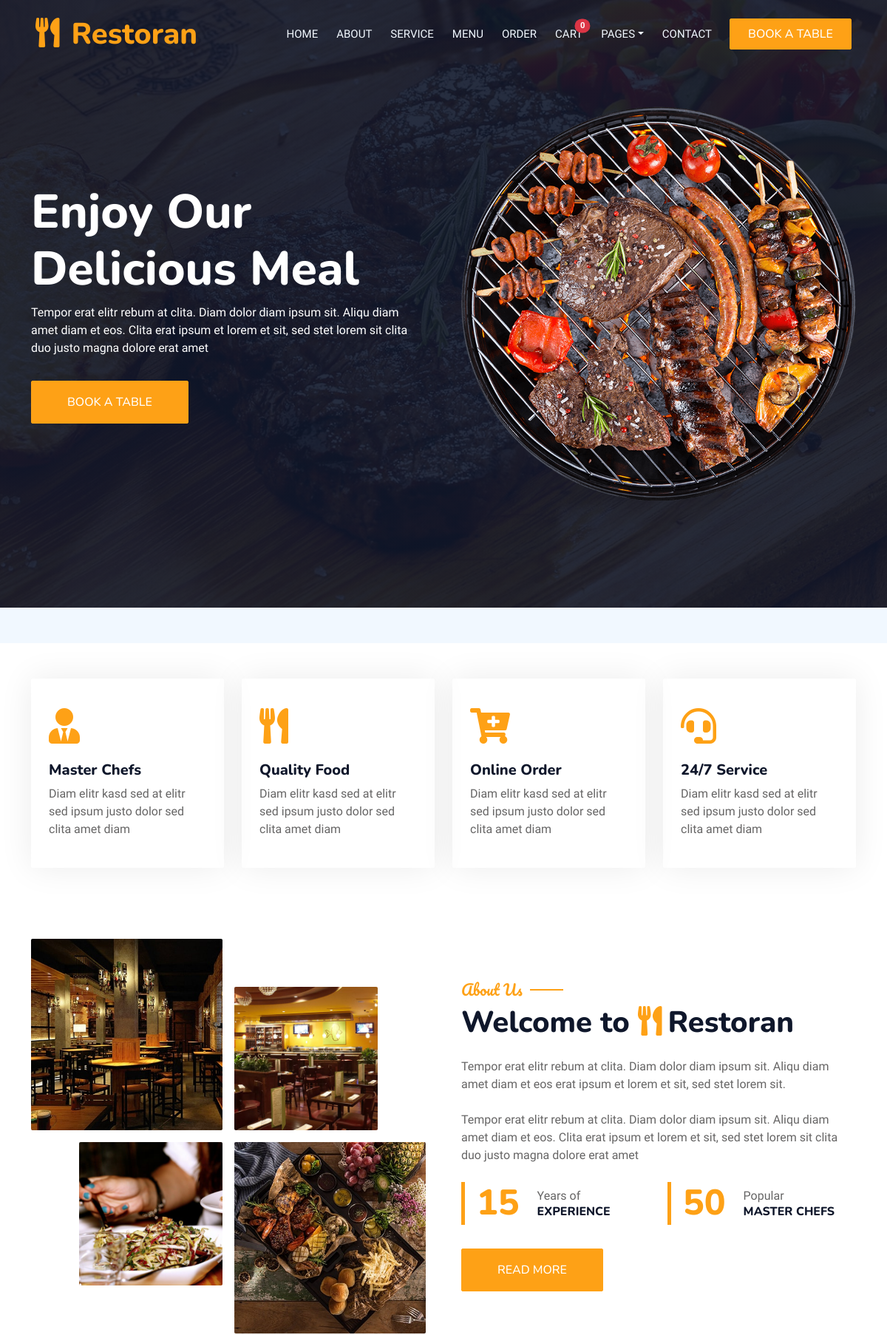
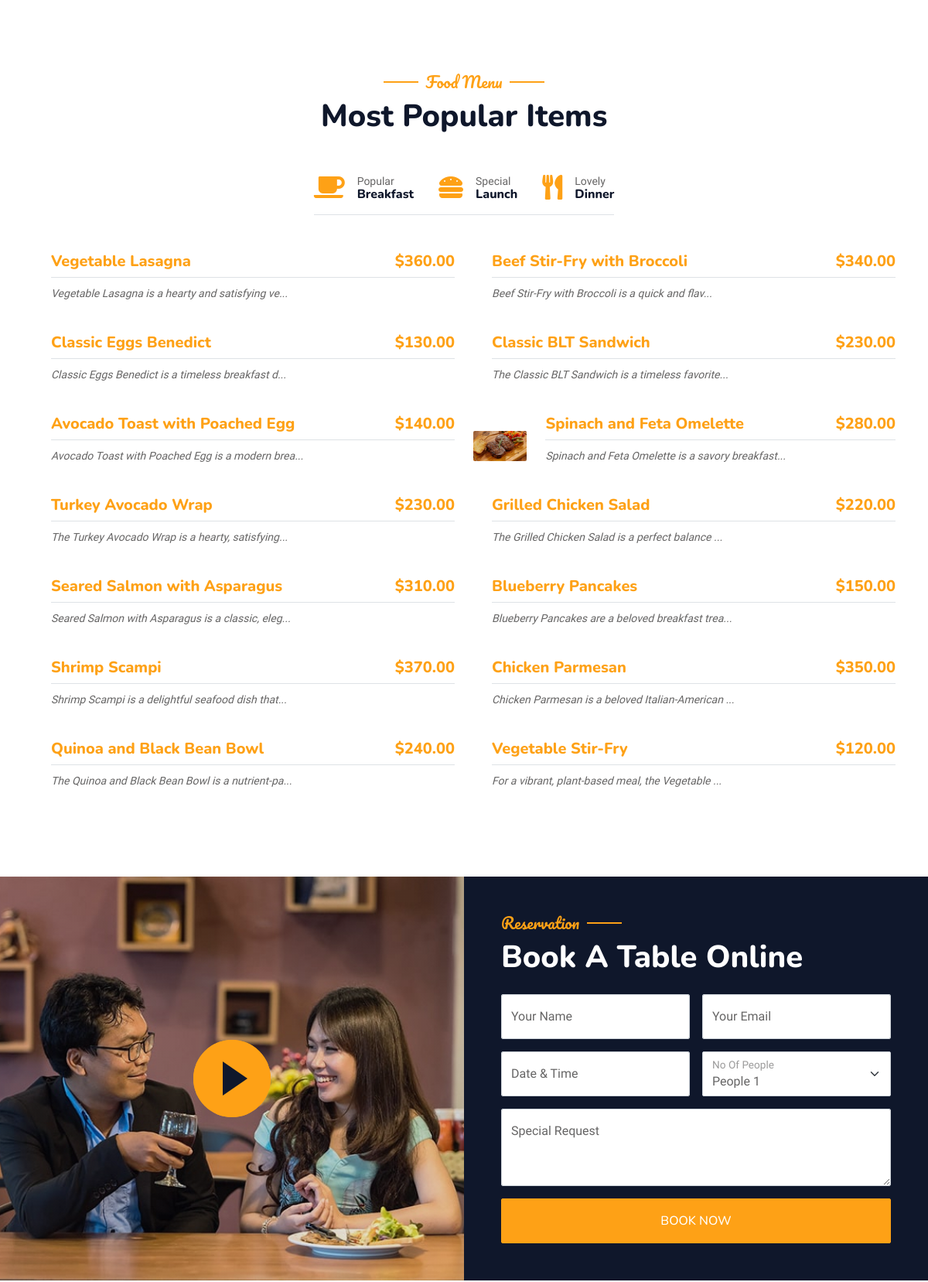
The page / (upper part) on the database its author committed (2 pictures, top to bottom).
### menue/models.py (models this page shows, shortened)
class Item(models.Model):
  name = models.CharField(max_length=300)
  description = HTMLField()
  price = models.DecimalField(max_digits=5,decimal_places=2)
  image = models.ImageField(upload_to='items')
  period = models.CharField(max_length=10,choices=PERIOD_CHOICES)
  slug = AutoSlugField(populate_from='name')
  created = models.DateTimeField(auto_now_add=True)

### core/views.py (the view)
# urls.py: path('',home_page,name='home'),
def home_page(request):
  items = Item.objects.all().order_by('?')[:14]
  context ={
    'items': items
  }
  return render(request, 'index.html',context)

### core/templates/index.html (shortened to what this page needs)
{% extends "base.html" %}
{% load cart_count %}
{% load static %}
{% block content %}
        <div class="container-xxl position-relative p-0">
            <nav class="navbar navbar-expand-lg navbar-dark bg-dark px-4 px-lg-5 py-3 py-lg-0">
                <a href="{% url 'home' %}" class="navbar-brand p-0">
                    <h1 class="text-primary m-0"><i class="fa fa-utensils me-3"></i>Restoran</h1>
                </a>
                <div class="collapse navbar-collapse" id="navbarCollapse">
                    <div class="navbar-nav ms-auto py-0 pe-4">
                        <a href="{% url 'home' %}" class="nav-item nav-link ">Home</a>
                        <a href="{% url 'about' %}" class="nav-item nav-link">About</a>
                        <a href="{% url 'service' %}" class="nav-item nav-link">Service</a>
                        <a href="{% url 'items' %}" class="nav-item nav-link">Menu</a>
                        <a href="{% url 'user_orders' %}" class="nav-item nav-link">Order</a>
                        <a href="{% url 'cart' %}" class="nav-item nav-link position-relative">
                        Cart
                        <span class="position-absolute  start-100 translate-middle badge rounded-pill bg-danger">
                          {% cart_count request request.user %}
                        </span>
                        </a>
                        <div class="nav-item dropdown">
                            <a href="#" class="nav-link dropdown-toggle" data-bs-toggle="dropdown">Pages</a>
                        </div>
                        <a href="{% url 'contact' %}" class="nav-item nav-link">Contact</a>
                    </div>
                    <a href="{% url 'booking' %}" class="btn btn-primary py-2 px-4">Book A Table</a>
                </div>
            </nav>
            <div class="container-xxl py-5 bg-dark hero-header mb-5">
                <div class="container my-5 py-5">
                    <div class="row align-items-center g-5">
                        <div class="col-lg-6 text-center text-lg-start">
                            <h1 class="display-3 text-white animated slideInLeft">Enjoy Our<br>Delicious Meal</h1>
                            <p class="text-white animated slideInLeft mb-4 pb-2">Tempor erat elitr rebum at clita. Diam dolor diam ipsum sit. Aliqu diam amet diam et eos. Clita erat ipsum et lorem et sit, sed stet lorem sit clita duo justo magna dolore erat amet</p>
                            <a href="{% url 'booking' %}" class="btn btn-primary py-sm-3 px-sm-5 me-3 animated slideInLeft">Book A Table</a>
                        </div>
                        <div class="col-lg-6 text-center text-lg-end overflow-hidden">
                            <img class="img-fluid" src="{% static 'img/hero.png' %}" alt="">
                        </div>
                    </div>
                </div>
            </div>
        </div>
<div class="container-xxl bg-white p-0">
        <div class="container-xxl py-5">
            <div class="container">
                <div class="row g-4">
                    <div class="col-lg-3 col-sm-6 wow fadeInUp" data-wow-delay="0.1s">
                        <div class="service-item rounded pt-3">
                            <div class="p-4">
                                <i class="fa fa-3x fa-user-tie text-primary mb-4"></i>
                                <h5>Master Chefs</h5>
                                <p>Diam elitr kasd sed at elitr sed ipsum justo dolor sed clita amet diam</p>
                            </div>
                        </div>
                    </div>
                    <div class="col-lg-3 col-sm-6 wow fadeInUp" data-wow-delay="0.3s">
                        <div class="service-item rounded pt-3">
                            <div class="p-4">
                                <i class="fa fa-3x fa-utensils text-primary mb-4"></i>
                                <h5>Quality Food</h5>
                                <p>Diam elitr kasd sed at elitr sed ipsum justo dolor sed clita amet diam</p>
                            </div>
                        </div>
                    </div>
                    <div class="col-lg-3 col-sm-6 wow fadeInUp" data-wow-delay="0.5s">
                        <div class="service-item rounded pt-3">
                            <div class="p-4">
                                <i class="fa fa-3x fa-cart-plus text-primary mb-4"></i>
                                <h5>Online Order</h5>
                                <p>Diam elitr kasd sed at elitr sed ipsum justo dolor sed clita amet diam</p>
                            </div>
                        </div>
                    </div>
                    <div class="col-lg-3 col-sm-6 wow fadeInUp" data-wow-delay="0.7s">
                        <div class="service-item rounded pt-3">
                            <div class="p-4">
                                <i class="fa fa-3x fa-headset text-primary mb-4"></i>
                                <h5>24/7 Service</h5>
                                <p>Diam elitr kasd sed at elitr sed ipsum justo dolor sed clita amet diam</p>
                            </div>
                        </div>
                    </div>
                </div>
            </div>
        </div>
        <div class="container-xxl py-5">
            <div class="container">
                <div class="row g-5 align-items-center">
                    <div class="col-lg-6">
                        <div class="row g-3">
                            <div class="col-6 text-start">
                                <img class="img-fluid rounded w-100 wow zoomIn" data-wow-delay="0.1s" src="{% static 'img/about-1.jpg' %}">
                            </div>
                            <div class="col-6 text-start">
                                <img class="img-fluid rounded w-75 wow zoomIn" data-wow-delay="0.3s" src="{% static 'img/about-2.jpg' %}" style="margin-top: 25%;">
                            </div>
                            <div class="col-6 text-end">
                                <img class="img-fluid rounded w-75 wow zoomIn" data-wow-delay="0.5s" src="{% static 'img/about-3.jpg' %}">
                            </div>
                            <div class="col-6 text-end">
                                <img class="img-fluid rounded w-100 wow zoomIn" data-wow-delay="0.7s" src="{% static 'img/about-4.jpg' %}">
                            </div>
                        </div>
                    </div>
                    <div class="col-lg-6">
                        <h5 class="section-title ff-secondary text-start text-primary fw-normal">About Us</h5>
                        <h1 class="mb-4">Welcome to <i class="fa fa-utensils text-primary me-2"></i>Restoran</h1>
                        <p class="mb-4">Tempor erat elitr rebum at clita. Diam dolor diam ipsum sit. Aliqu diam amet diam et eos erat ipsum et lorem et sit, sed stet lorem sit.</p>
                        <p class="mb-4">Tempor erat elitr rebum at clita. Diam dolor diam ipsum sit. Aliqu diam amet diam et eos. Clita erat ipsum et lorem et sit, sed stet lorem sit clita duo justo magna dolore erat amet</p>
                        <div class="row g-4 mb-4">
                            <div class="col-sm-6">
                                <div class="d-flex align-items-center border-start border-5 border-primary px-3">
                                    <h1 class="flex-shrink-0 display-5 text-primary mb-0" data-toggle="counter-up">15</h1>
                                    <div class="ps-4">
                                        <p class="mb-0">Years of</p>
                                        <h6 class="text-uppercase mb-0">Experience</h6>
                                    </div>
                                </div>
                            </div>
                            <div class="col-sm-6">
                                <div class="d-flex align-items-center border-start border-5 border-primary px-3">
                                    <h1 class="flex-shrink-0 display-5 text-primary mb-0" data-toggle="counter-up">50</h1>
                                    <div class="ps-4">
                                        <p class="mb-0">Popular</p>
                                        <h6 class="text-uppercase mb-0">Master Chefs</h6>
                                    </div>
                                </div>
                            </div>
                        </div>
                        <a class="btn btn-primary py-3 px-5 mt-2" href="">Read More</a>
                    </div>
                </div>
            </div>
        </div>
        <div class="container-xxl py-5">
            <div class="container">
                <div class="text-center wow fadeInUp" data-wow-delay="0.1s">
                    <h5 class="section-title ff-secondary text-center text-primary fw-normal">Food Menu</h5>
                    <h1 class="mb-5">Most Popular Items</h1>
                </div>
                <div class="tab-class text-center wow fadeInUp" data-wow-delay="0.1s">
                    <ul class="nav nav-pills d-inline-flex justify-content-center border-bottom mb-5">
                        <li class="nav-item">
                            <a class="d-flex align-items-center text-start mx-3 ms-0 pb-3 "  href="{% url 'break-first' %}">
                                <i class="fa fa-coffee fa-2x text-primary"></i>
                                <div class="ps-3">
                                    <small class="text-body">Popular</small>
                                    <h6 class="mt-n1 mb-0">Breakfast</h6>
                                </div>
                            </a>
                        </li>
                        <li class="nav-item">
                            <a class="d-flex align-items-center text-start mx-3 pb-3"  href="{% url 'lunch' %}">
                                <i class="fa fa-hamburger fa-2x text-primary"></i>
                                <div class="ps-3">
                                    <small class="text-body">Special</small>
                                    <h6 class="mt-n1 mb-0">Launch</h6>
                                </div>
                            </a>
                        </li>
                        <li class="nav-item">
                            <a class="d-flex align-items-center text-start mx-3 me-0 pb-3"  href="{% url 'dinner' %}">
                                <i class="fa fa-utensils fa-2x text-primary"></i>
                                <div class="ps-3">
                                    <small class="text-body">Lovely</small>
                                    <h6 class="mt-n1 mb-0">Dinner</h6>
                                </div>
                            </a>
                        </li>
                    </ul>
                    <div class="tab-content">
                        <div id="tab-1" class="tab-pane fade show p-0 active">
                            <div class="row g-4">
                            {% for item in items %}
                            <div class="col-lg-6">
                                    <div class="d-flex align-items-center">
                                        <a href="{% url 'detail' item.slug %}">
                                            <img class="flex-shrink-0 img-fluid rounded" src="{{ item.image.url }}" alt="" style="width: 80px;">
                                        </a>
                                        <div class="w-100 d-flex flex-column text-start ps-4">
                                            <h5 class="d-flex justify-content-between border-bottom pb-2">
                                                <a href="{% url 'detail' item.slug %}"><span>{{item.name}}</span></a>
                                                <span class="text-primary">${{item.price}} </span>
                                            </h5>
                                            <small class="fst-italic">{{item.description | slice:50 |safe}}... </small>
                                        </div>
                                    </div>
                                </div>
                            {% endfor %}
                            </div>
                        </div>
                    </div>
                </div>
            </div>
        </div>
        <div class="container-xxl py-5 px-0 wow fadeInUp" data-wow-delay="0.1s">
            <div class="row g-0">
                <div class="col-md-6">
                    <div class="video">
                        <button type="button" class="btn-play" data-bs-toggle="modal" data-src="https://www.youtube.com/embed/DWRcNpR6Kdc" data-bs-target="#videoModal">
                            <span></span>
                        </button>
                    </div>
                </div>
                <div class="col-md-6 bg-dark d-flex align-items-center">
                    <div class="p-5 wow fadeInUp" data-wow-delay="0.2s">
                        <h5 class="section-title ff-secondary text-start text-primary fw-normal">Reservation</h5>
                        <h1 class="text-white mb-4">Book A Table Online</h1>
                        <form method = 'post' action="{% url 'booking' %}">
                            <div class="row g-3">
                                <div class="col-md-6">
                                    <div class="form-floating">
                                        <input type="text" name='b-name' class="form-control" id="name" placeholder="Your Name">
                                        <label for="name">Your Name</label>
                                    </div>
                                </div>
                                <div class="col-md-6">
                                    <div class="form-floating">
                                        <input type="email" class="form-control" id="email" name='b-email' placeholder="Your Email">
                                        <label for="email">Your Email</label>
                                    </div>
                                </div>
                                <div class="col-md-6">
                                    <div class="form-floating date" id="date3" data-target-input="nearest">
                                        <input type="text" class="form-control datetimepicker-input" id="datetime" placeholder="Date & Time" name='b-datetime' data-target="#date3" autocomplete="off" data-toggle="datetimepicker" />
                                        <label for="datetime">Date & Time</label>
                                    </div>
                                </div>
                                <div class="col-md-6">
                                    <div class="form-floating">
                                        <select name='b-people' class="form-select" id="select1">
                                        <option value="1">People 1</option>
                                        </select>
                                        <label for="select1">No Of People</label>
                                      </div>
                                </div>
                                <div class="col-12">
                                    <div class="form-floating">
                                        <textarea class="form-control" placeholder="Special Request" name='b-special_requests' id="message" style="height: 100px"></textarea>
                                        <label for="message">Special Request</label>
                                    </div>
                                </div>
                                <div class="col-12">
                                    <button class="btn btn-primary w-100 py-3" type="submit">Book Now</button>
                                </div>
                            </div>
                        </form>
                    </div>
                </div>
            </div>
        </div>
    </div>
{% endblock content %}

### rows shown on the page
Item: name "Vegetable Lasagna", price "360.00", description "Vegetable Lasagna is a hearty and satisfying ve"
Item: name "Beef Stir-Fry with Broccoli", price "340.00", description "Beef Stir-Fry with Broccoli is a quick and flav"
Item: name "Classic Eggs Benedict", price "130.00", description "Classic Eggs Benedict is a timeless breakfast d"
Item: name "Classic BLT Sandwich", price "230.00", description "The Classic BLT Sandwich is a timeless favorite"
Item: name "Avocado Toast with Poached Egg", price "140.00", description "Avocado Toast with Poached Egg is a modern brea"
Item: image (picture), name "Spinach and Feta Omelette", price "280.00", description "Spinach and Feta Omelette is a savory breakfast"
Item: name "Turkey Avocado Wrap", price "230.00", description "The Turkey Avocado Wrap is a hearty, satisfying"
Item: name "Grilled Chicken Salad", price "220.00", description "The Grilled Chicken Salad is a perfect balance"
Item: name "Seared Salmon with Asparagus", price "310.00", description "Seared Salmon with Asparagus is a classic, eleg"
Item: name "Blueberry Pancakes", price "150.00", description "Blueberry Pancakes are a beloved breakfast trea"
Item: name "Shrimp Scampi", price "370.00", description "Shrimp Scampi is a delightful seafood dish that"
Item: name "Chicken Parmesan", price "350.00", description "Chicken Parmesan is a beloved Italian-American"
Item: name "Quinoa and Black Bean Bowl", price "240.00", description "The Quinoa and Black Bean Bowl is a nutrient-pa"
Item: name "Vegetable Stir-Fry", price "120.00", description "For a vibrant, plant-based meal, the Vegetable"
